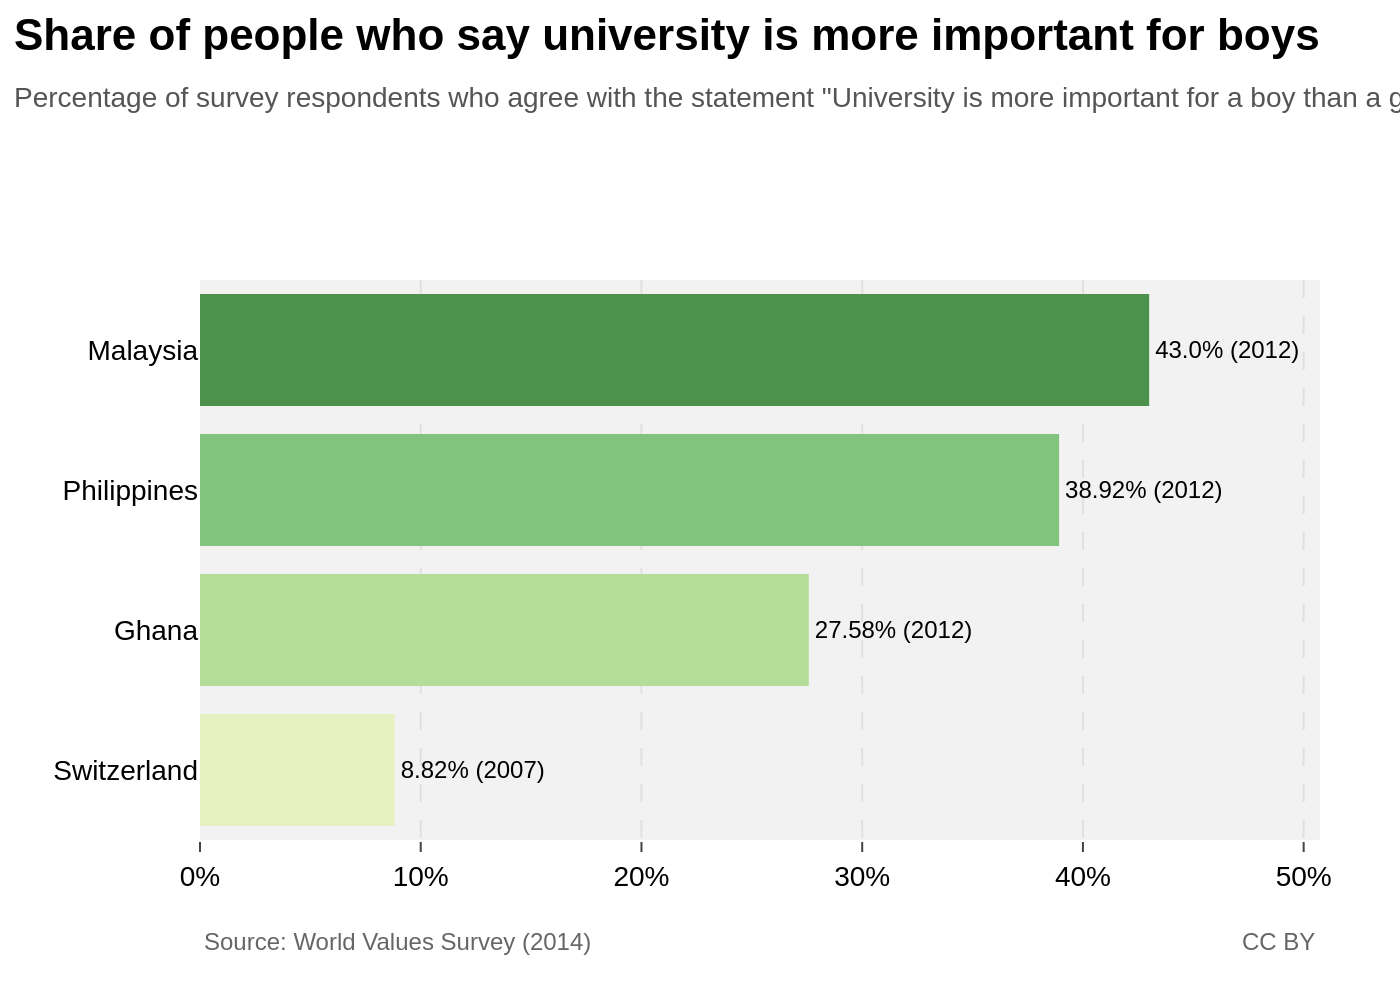

This chart was generated by the following Python code:
import sys
import json
import plotly.graph_objects as go
import os

# Check if the JSON file path is provided as a command-line argument
if len(sys.argv) != 2:
    print("Usage: python generate_chart.py <json_file_path>")
    sys.exit(1)

json_file_path = sys.argv[1]

# Check if the JSON file exists
if not os.path.exists(json_file_path):
    print(f"Error: JSON file not found at '{json_file_path}'")
    sys.exit(1)

# Read the chart data from the JSON file
try:
    with open(json_file_path, 'r', encoding='utf-8') as f:
        chart_data = json.load(f)
except json.JSONDecodeError:
    print(f"Error: Invalid JSON format in '{json_file_path}'")
    sys.exit(1)

# Extract data for plotting
data_points = chart_data['chart_data']
categories = [d['category'] for d in data_points]
values = [d['value'] for d in data_points]
texts_data = chart_data['texts']
colors = chart_data['colors']

# Create formatted text for bar labels
bar_texts = [f"{d['value']}% ({d['year']})" for d in data_points]

# Create the bar chart trace
trace = go.Bar(
    y=categories,
    x=values,
    orientation='h',
    marker=dict(color=colors, line=dict(width=0)),
    text=bar_texts,
    textposition='outside',
    cliponaxis=False,
    textfont=dict(
        family="Arial",
        size=12,
        color='black'
    )
)

# Create the figure
fig = go.Figure(data=[trace])

# Update layout for a professional look
fig.update_layout(
    font=dict(
        family="Arial",
        size=12,
        color="black"
    ),
    title=dict(
        text=f"<b>{texts_data['title']}</b><br><span style='font-size:14px; color:#555555;'>{texts_data['subtitle']}</span>",
        x=0.01,
        y=0.95,
        xanchor='left',
        yanchor='top',
        font=dict(
            family="Arial",
            size=22
        )
    ),
    xaxis=dict(
        showgrid=True,
        gridcolor='#e0e0e0',
        griddash='dash',
        zeroline=False,
        showline=False,
        ticks='outside',
        tickfont=dict(size=14),
        ticksuffix='%',
        range=[0, max(values) * 1.18]
    ),
    yaxis=dict(
        showgrid=False,
        zeroline=False,
        showline=False,
        ticks='',
        tickfont=dict(size=14)
    ),
    plot_bgcolor='rgba(242, 242, 242, 1)',
    paper_bgcolor='white',
    showlegend=False,
    margin=dict(l=100, r=40, t=140, b=80),
    annotations=[
        dict(
            xref='paper',
            yref='paper',
            x=0.0,
            y=-0.15,
            xanchor='left',
            yanchor='top',
            text=texts_data['source'],
            showarrow=False,
            font=dict(size=12, color='#666666')
        ),
        dict(
            xref='paper',
            yref='paper',
            x=1.0,
            y=-0.15,
            xanchor='right',
            yanchor='top',
            text=texts_data['license'],
            showarrow=False,
            font=dict(size=12, color='#666666')
        )
    ]
)

# Generate the output filename from the input JSON filename
base_filename = os.path.splitext(os.path.basename(json_file_path))[0]
output_image_path = f"{base_filename}.png"

# Save the figure as a high-resolution PNG image
fig.write_image(output_image_path, scale=2)

print(f"Chart saved as '{output_image_path}'")
